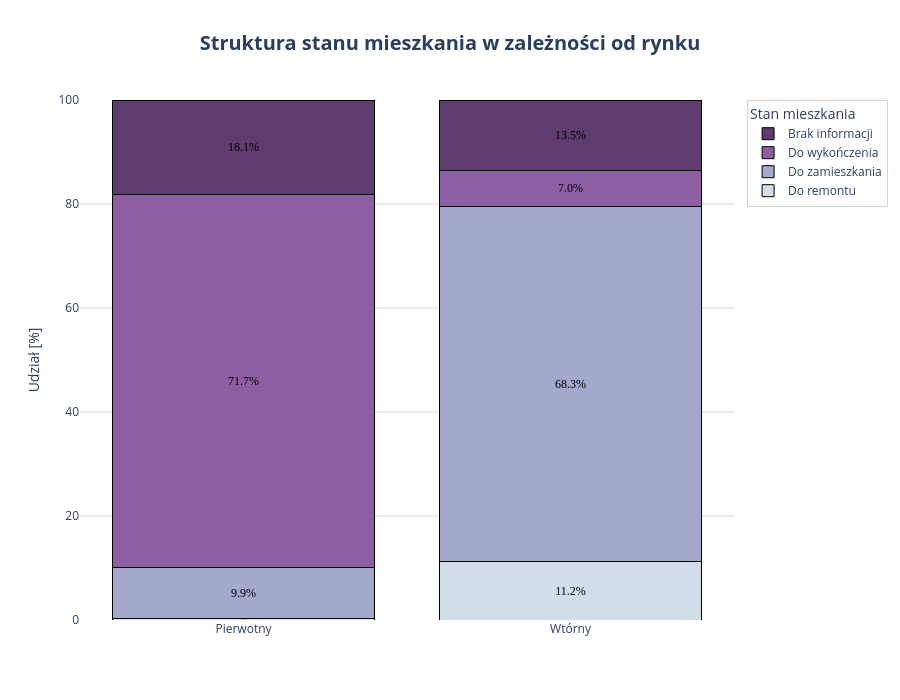

This figure's notebook cell:
### Markdown cell above
Wykres 10. Struktura stanu mieszkania w zalezności od rynku.

### Code cell
import pandas as pd
import plotly.graph_objects as go

df = pd.read_excel('otodom_scraped_data_ALL.xlsx')
colors = ['#d1dee8', '#a2a9cc', '#8e5ea2', '#5e3c6f']

# mapowanie rynku -> podział na pierwotny i wtórny
df['RYNEK'] = df['CZY_RYNEK_PIERWOTNY'].map({1: 'Pierwotny', 0: 'Wtórny'})

# grupowanie -> ale z kolumny Stan_wykończenia
mapping_stan = {
    'do remontu': 'Do remontu',
    'do zamieszkania': 'Do zamieszkania',
    'do wykończenia': 'Do wykończenia',
    'brak informacji': 'Brak informacji'
}

# mapowanie
df['STAN_MAP'] = df['Stan_Wykończenia'].map(mapping_stan)

# zliczenie występowania 
plot_data = df.groupby(['RYNEK', 'STAN_MAP']).size().unstack(fill_value=0)

plot_data = plot_data[['Do remontu', 'Do zamieszkania', 'Do wykończenia', 'Brak informacji']]
print(plot_data)# pomocniczo

# obliczenie procentowych udziałów
plot_data_pct = plot_data.div(plot_data.sum(axis=1), axis=0) * 100

fig = go.Figure()

for i, cat in enumerate(plot_data_pct.columns):
    fig.add_trace(go.Bar(
        name=cat,
        x=plot_data_pct.index,
        y=plot_data_pct[cat],
        text=plot_data_pct[cat].apply(lambda x: f'{x:.1f}%' if x > 0 else ''),
        textposition='inside',
        insidetextanchor='middle',
        marker=dict(color=colors[i], line=dict(color='black', width=1)),
        textfont=dict(color='black', family='Arial Black')
    ))

fig.update_layout(
    title=dict(text="<b>Struktura stanu mieszkania w zależności od rynku</b>", x=0.5, font=dict(size=20)),
    yaxis=dict(title="Udział [%]", range=[0, 100], gridcolor='lightgrey'),
    barmode='stack',
    plot_bgcolor='white',
    width=900,
    height=700,
    legend=dict(title="Stan mieszkania", bordercolor="lightgrey", borderwidth=1)
)

fig.show()

### Figure 1 — Plotly figure (JSON) as saved in the notebook; plotly's stock layout.template omitted (floating-point values rounded to 4 significant figures)
{"data": [{"insidetextanchor": "middle", "marker": {"color": "#d1dee8", "line": {"color": "black", "width": 1}}, "name": "Do remontu", "text": ["0.3%", "11.2%"], "textfont": {"color": "black", "family": "Arial Black"}, "textposition": "inside", "type": "bar", "x": ["Pierwotny", "Wtórny"], "y": [0.2907, 11.21]}, {"insidetextanchor": "middle", "marker": {"color": "#a2a9cc", "line": {"color": "black", "width": 1}}, "name": "Do zamieszkania", "text": ["9.9%", "68.3%"], "textfont": {"color": "black", "family": "Arial Black"}, "textposition": "inside", "type": "bar", "x": ["Pierwotny", "Wtórny"], "y": [9.877, 68.26]}, {"insidetextanchor": "middle", "marker": {"color": "#8e5ea2", "line": {"color": "black", "width": 1}}, "name": "Do wykończenia", "text": ["71.7%", "7.0%"], "textfont": {"color": "black", "family": "Arial Black"}, "textposition": "inside", "type": "bar", "x": ["Pierwotny", "Wtórny"], "y": [71.7, 7.047]}, {"insidetextanchor": "middle", "marker": {"color": "#5e3c6f", "line": {"color": "black", "width": 1}}, "name": "Brak informacji", "text": ["18.1%", "13.5%"], "textfont": {"color": "black", "family": "Arial Black"}, "textposition": "inside", "type": "bar", "x": ["Pierwotny", "Wtórny"], "y": [18.13, 13.48]}], "layout": {"barmode": "stack", "height": 700, "legend": {"bordercolor": "lightgrey", "borderwidth": 1, "title": {"text": "Stan mieszkania"}}, "plot_bgcolor": "white", "title": {"font": {"size": 20}, "text": "<b>Struktura stanu mieszkania w zależności od rynku</b>", "x": 0.5}, "width": 900, "yaxis": {"gridcolor": "lightgrey", "range": [0, 100], "title": {"text": "Udział [%]"}}}}
